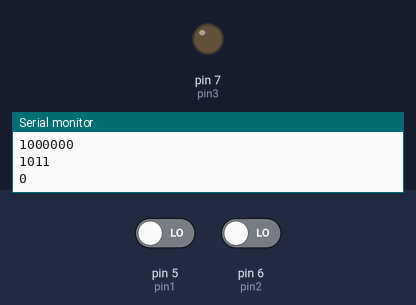
A sketch run on a simulated Arduino Uno, built with avr-gcc and run on an emulated ATmega328P. Parts: output pins drawn as LEDs (lit = HIGH), the last lines printed to the serial monitor. The inputs (shaded band) are chosen by the test bench; at power-on: pin 5 (pin1) LOW, pin 6 (pin2) LOW.

Above: at 1.2 s.
1.3 s: pin 5 (pin1) driven HIGH and pin 6 (pin2) driven HIGH
At 1.9 s:
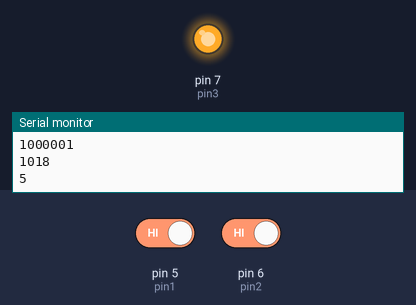
Timing chart, 0 to 4.3 s (numbered marks = the images above; inputs shaded):
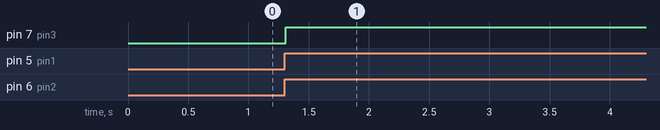

Measured:
- after the input at 1.3 s, pin 7 (pin3): LOW → HIGH at once

The sketch:

Automatic_induction_lamp.ino
```cpp
int pin1 = 5;
int pin2 = 6;
int pin3 = 7;
int count = 0;
int key = 0;
int state = 0;

void setup() {
  pinMode(pin1, INPUT);//热敏
  pinMode(pin2, INPUT);//红外热释
  pinMode(pin3, OUTPUT);//继电器
  Serial.begin(9600);
}

void loop() {
  delay(100);
  int val1 = digitalRead(pin1);
  int val2 = digitalRead(pin2);
  count = count >=20 ? 0 : count + 1;
  Serial.println(val2 + 1000000);
  Serial.println(count + 1000);
  Serial.println(key);
  if (val2 == 1) {
    key = count >= 20 ? 1 : key + val2;
    if (val1 == 1) {
      if (state == 0) {
        digitalWrite(pin3, 1);
        state = 1;
      }
    }
  } else {
    if (count >=20 && key == 0 && state == 1) {
      digitalWrite(pin3, 0);
      state = 0;
      count = 0;
    }
    key = count >= 20 ? 0 : key + val2;
  }
}
```
